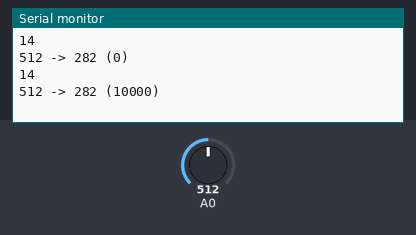
Bench run of a sketch on a simulated Arduino Uno, built with avr-gcc and run on an emulated ATmega328P. Shown: the last lines printed to the serial monitor. The test bench sets the inputs (shaded band); at power-on: A0 = 512.

Above: at 10.8 s.
10.9 s: A0 set to 716
At 20.6 s:
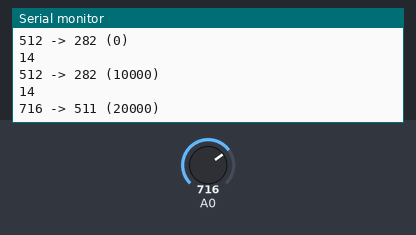
20.9 s: A0 set to 900
At 30.6 s:
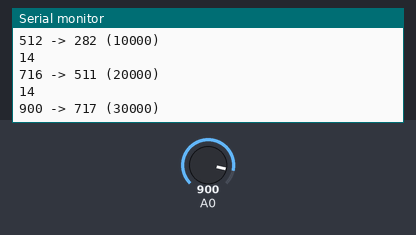
Timing chart, 0 to 32.1 s (numbered marks = the images above; inputs shaded):
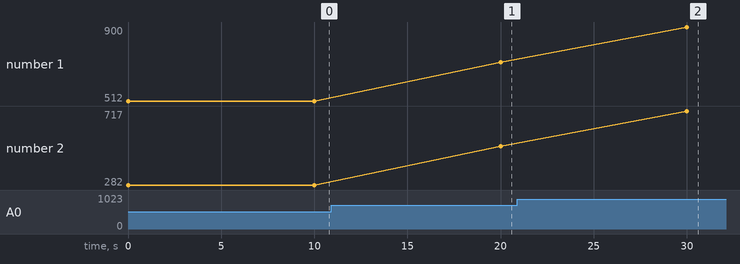

Measured:
- after the input at 10.9 s, the serial monitor: prints a new line after 9.1 s (image 1)
- after the input at 20.9 s, the serial monitor: prints a new line after 9.1 s (image 2)
- plotted number 1: 512 → 716 after the input at 10.9 s, 716 → 900 after the input at 20.9 s
- plotted number 2: 282 → 511 after the input at 10.9 s, 511 → 717 after the input at 20.9 s

The sketch:

LsuBatteryHuzzah.ino
```cpp
void setup() {
  Serial.begin(115200);
}

void loop() {
  if(millis() % 10000 == 0)
  {
	  int level = analogRead(A0);
	  Serial.println(A0);
	  Serial.print(level);
	  Serial.print(" -> ");
	  // divider: 1M / 10M -> 2 / (10 + 1) = 0.091
	  // high: 4.2 [V] * .091 = 0.382 [V]
	  // readout: 0.382 * 1023 = 390
	  // low:  3.14 [V] * .091 = 0.285 [V]
	  // readout: 0.285 * 1023 = 292
	  // convert battery level to percent
	  // maps
	  //   350 -> 100 %
	  //   260 -> 0 %
	  level = map(level, 261, 350, 0, 100);
	  Serial.print(level);
	  Serial.print(" (");
	  Serial.print(millis());
	  Serial.println(")");
	  delay(1000);
  }
}
```
